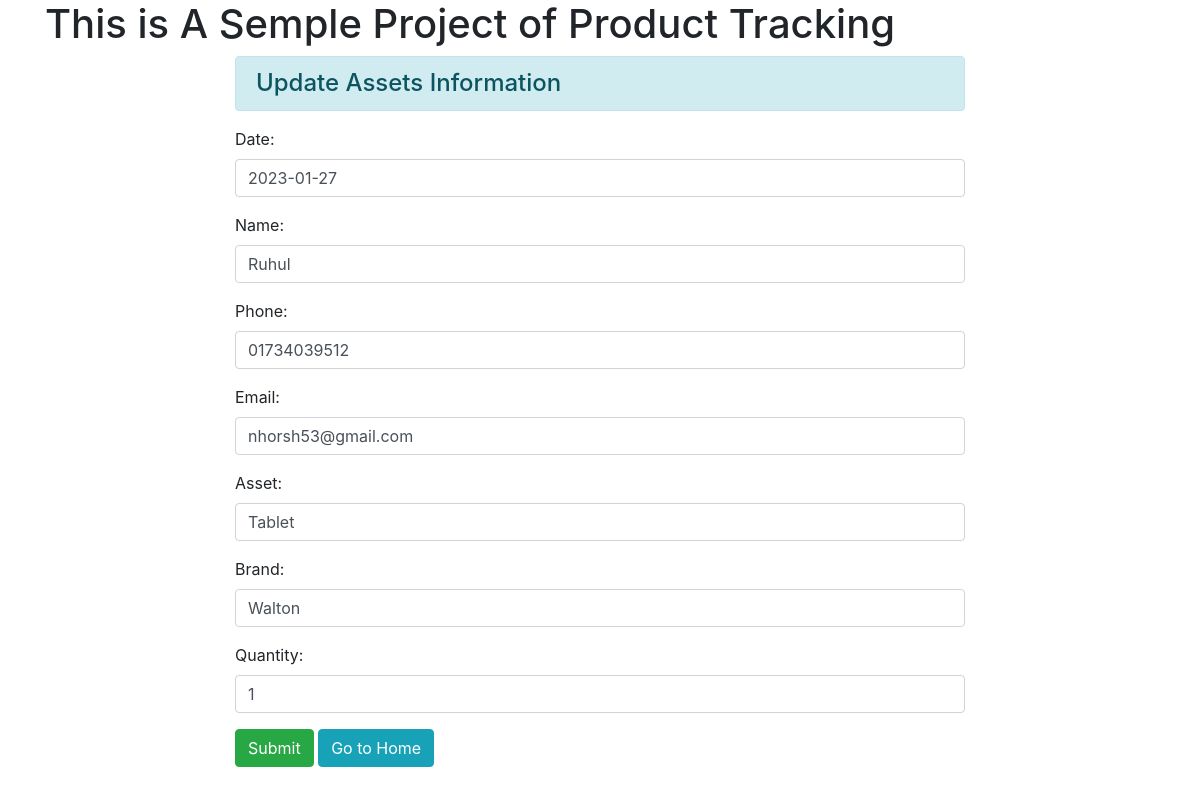
The page /update/4/ on the database its author committed.
### myapp/models.py (models this page shows, shortened)
class AssetsModel(models.Model):
    name = models.CharField(max_length=100)
    email = models.EmailField()
    phone = models.CharField(max_length=20)
    ASSETS_CHOICES = (
        ('Phone', 'Phones'),
        ('Tablet', 'Tablets'),
        ('Laptop', 'Laptops'),
    )
    asset = models.CharField(max_length=10, choices=ASSETS_CHOICES)
    brand = models.CharField(max_length=20)
    quantity = models.IntegerField()
    date = models.DateField(("Date"), default=date.today)

### myapp/views.py (the view, shortened to what this page needs)
# urls.py: path('update/<int:id>/', views.CustomerUpdate.as_view(), name='customer-update'),
class CustomerUpdate(View):
    def get(self, request, id):
        up = AssetsModel.objects.get(pk=id)
        fm = CustomerRegistrationForm(instance=up)
        return render(request, 'myapp/update.html', {'form':fm})

### myapp/forms.py
class CustomerRegistrationForm(forms.ModelForm):
    class Meta:
        model = AssetsModel
        fields = ['id', 'date', 'name', 'phone', 'email', 'asset', 'brand', 'quantity']
        widgets = {
            'date': forms.TextInput(attrs={'class':'form-control'}),
            'name': forms.TextInput(attrs={'class':'form-control'}),
            'phone': forms.TextInput(attrs={'class':'form-control'}),
            'email': forms.TextInput(attrs={'class':'form-control'}),
            'asset': forms.TextInput(attrs={'class':'form-control'}),
            'brand': forms.TextInput(attrs={'class':'form-control'}),
            'quantity': forms.TextInput(attrs={'class':'form-control'}),
        }

### myapp/templates/myapp/update.html (shortened to what this page needs)
{% extends 'myapp/base.html' %}
{% block content %}
<div class="row">
    <div class="col-sm-8 offset-2">
        <h4 class="alert alert-info" >Update Assets Information</h4>
        <form action="", method="post">
            {{ form.as_p }}
            <input type="submit" class="btn btn-success" value="Submit">
            <a href="{% url 'add-customer' %}" class="btn btn-info">Go to Home</a>
        </form><br><br>
    </div>
</div>
{% endblock content %}

### rows shown on the page
AssetsModel: date "2023-01-27", name "Ruhul", phone "01734039512", email "nhorsh53@gmail.com", asset "Tablet", brand "Walton", quantity "1"
